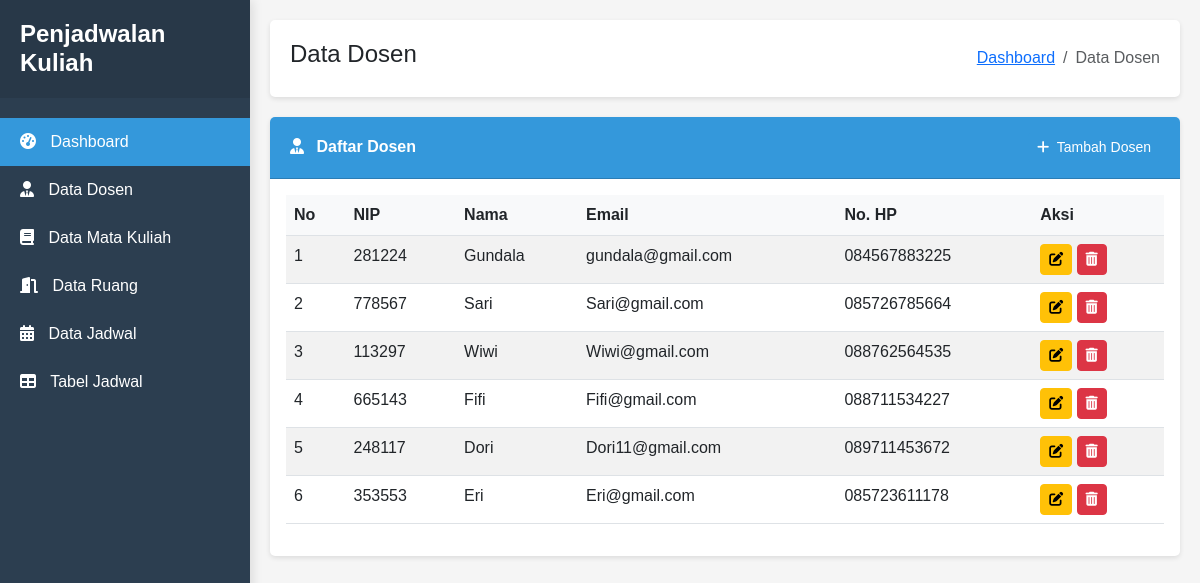
Page /index.php/dosen on the committed database.
### tables this page shows
CREATE TABLE `dosen` (
  `id` int(11) NOT NULL,
  `nip` varchar(20) NOT NULL,
  `nama` varchar(100) NOT NULL,
  `email` varchar(100) NOT NULL,
  `no_hp` varchar(15) NOT NULL,
  `created_at` timestamp NOT NULL DEFAULT current_timestamp(),
  `updated_at` timestamp NOT NULL DEFAULT current_timestamp() ON UPDATE current_timestamp()
);

### application/controllers/Dosen.php (called while the page is built, shortened)
<?php
class Dosen extends CI_Controller {
    public function __construct() {
        $this->load->model('Dosen_model');
        $this->load->library(['form_validation', 'session']);
        $this->load->database();
    }
    public function index() {
        $data['title'] = 'Data Dosen';
        $data['dosen'] = $this->Dosen_model->get_all();
        $data['message'] = $this->session->flashdata('message');
        $this->load->view('templates/header', $data);
        $this->load->view('templates/sidebar');
        $this->load->view('dosen/index', $data);
        $this->load->view('templates/footer');
    }
}

### index.php (called while the page is built, shortened)
<?php
require_once BASEPATH.'core/CodeIgniter.php';

### application/models/Dosen_model.php (called while the page is built, shortened)
<?php
class Dosen_model extends CI_Model {
    private $table = 'dosen';
    public function get_all() {
        return $this->db->get($this->table)->result();
    }
}

### application/views/dosen/index.php (the view, shortened to what this page needs)
<div class="card">
    <div class="card-header d-flex justify-content-between align-items-center">
        <span><i class="fas fa-user-tie me-2"></i> Daftar Dosen</span>
        <a href="<?= base_url('dosen/add') ?>" class="btn btn-sm btn-primary">
            <i class="fas fa-plus me-1"></i> Tambah Dosen
        </a>
    </div>
    <div class="card-body">
        <div class="table-responsive">
            <table class="table table-striped table-hover">
                <thead>
                    <tr>
                        <th>No</th>
                        <th>NIP</th>
                        <th>Nama</th>
                        <th>Email</th>
                        <th>No. HP</th>
                        <th>Aksi</th>
                    </tr>
                </thead>
                <tbody>
                    <?php if (empty($dosen)): ?>
                    <tr>
                        <td colspan="6" class="text-center">Tidak ada data dosen</td>
                    </tr>
                    <?php else: ?>
                    <?php $no = 1; foreach ($dosen as $row): ?>
                    <tr>
                        <td><?= $no++ ?></td>
                        <td><?= $row->nip ?></td>
                        <td><?= $row->nama ?></td>
                        <td><?= $row->email ?></td>
                        <td><?= $row->no_hp ?></td>
                        <td>
                            <a href="<?= base_url('dosen/edit/'.$row->id) ?>" class="btn btn-sm btn-warning" data-bs-toggle="tooltip" title="Edit">
                                <i class="fas fa-edit"></i>
                            </a>
                            <a href="<?= base_url('dosen/delete/'.$row->id) ?>" class="btn btn-sm btn-danger" onclick="return confirm('Apakah Anda yakin ingin menghapus data ini?')" data-bs-toggle="tooltip" title="Hapus">
                                <i class="fas fa-trash-alt"></i>
                            </a>
                        </td>
                    </tr>
                    <?php endforeach; ?>
                    <?php endif; ?>
                </tbody>
            </table>
        </div>
    </div>
</div>

### application/views/templates/header.php (shortened to what this page needs)
<!DOCTYPE html>
<html lang="id">
<head>
    <link href="https://cdn.jsdelivr.net/npm/bootstrap@5.3.0/dist/css/bootstrap.min.css" rel="stylesheet">
    <link href="https://cdnjs.cloudflare.com/ajax/libs/font-awesome/6.4.0/css/all.min.css" rel="stylesheet">
</head>
<body>
    <div class="wrapper">

### application/views/templates/sidebar.php (shortened to what this page needs)
<?php
$current_segment = isset($uri) ? $uri->segment(1) : '';
$current_segment2 = isset($uri) ? $uri->segment(2) : '';
$title = isset($title) ? $title : 'Dashboard';
?>
<nav class="sidebar">
    <div class="sidebar-header">
        <h3>Penjadwalan Kuliah</h3>
    </div>
    <ul class="list-unstyled components">
        <li>
            <a href="<?= base_url('dashboard') ?>" class="<?= ($current_segment == 'dashboard' || $current_segment == '') ? 'active' : '' ?>">
                <i class="fas fa-tachometer-alt"></i> Dashboard
            </a>
        </li>
        <li>
            <a href="<?= base_url('dosen') ?>" class="<?= ($current_segment == 'dosen') ? 'active' : '' ?>">
                <i class="fas fa-user-tie"></i> Data Dosen
            </a>
        </li>
        <li>
            <a href="<?= base_url('matakuliah') ?>" class="<?= ($current_segment == 'matakuliah') ? 'active' : '' ?>">
                <i class="fas fa-book"></i> Data Mata Kuliah
            </a>
        </li>
        <li>
            <a href="<?= base_url('ruang') ?>" class="<?= ($current_segment == 'ruang') ? 'active' : '' ?>">
                <i class="fas fa-door-open"></i> Data Ruang
            </a>
        </li>
        <li>
            <a href="<?= base_url('jadwal') ?>" class="<?= ($current_segment == 'jadwal' && $current_segment2 != 'tabel_mingguan') ? 'active' : '' ?>">
                <i class="fas fa-calendar-alt"></i> Data Jadwal
            </a>
        </li>
        <li>
            <a href="<?= base_url('jadwal/tabel_mingguan') ?>" class="<?= ($current_segment == 'jadwal' && $current_segment2 == 'tabel_mingguan') ? 'active' : '' ?>">
                <i class="fas fa-table"></i> Tabel Jadwal
            </a>
        </li>
    </ul>
</nav>
<div class="content">
    <div class="page-header d-flex justify-content-between align-items-center">
        <h4><?= $title ?></h4>
        <nav aria-label="breadcrumb">
            <ol class="breadcrumb mb-0">
                <li class="breadcrumb-item"><a href="<?= base_url('dashboard') ?>">Dashboard</a></li>
                <li class="breadcrumb-item active"><?= $title ?></li>
            </ol>
        </nav>
    </div>

### application/views/templates/footer.php (shortened to what this page needs)
</div>
</div>
</body>
</html>

### application/views/templates/header.php (style rules this page uses)
:root { --primary-color: #3498db; --secondary-color: #2c3e50; --light-color: #f8f9fa; --dark-color: #343a40; }
body { font-family: 'Poppins', sans-serif; background-color: #f5f5f5; }
.sidebar { background-color: var(--secondary-color); min-height: 100vh; position: fixed; left: 0; top: 0; width: 250px; color: white; transition: all 0.3s; box-shadow: 3px 0 10px rgba(0, 0, 0, 0.1); z-index: 999; }
.sidebar-header { padding: 20px; background-color: rgba(0, 0, 0, 0.1); }
.sidebar-header h3 { margin: 0; font-size: 1.5rem; font-weight: bold; }
.sidebar ul.components { padding: 20px 0; }
.sidebar ul li a { padding: 12px 20px; display: block; color: white; text-decoration: none; transition: all 0.3s; }
.sidebar ul li a.active { background-color: var(--primary-color); color: white; }
.sidebar ul li a i { margin-right: 10px; }
.content { margin-left: 250px; padding: 20px; transition: all 0.3s; }
.page-header { background-color: white; padding: 20px; margin-bottom: 20px; border-radius: 5px; box-shadow: 0 2px 5px rgba(0, 0, 0, 0.1); }
.card { border: none; border-radius: 5px; box-shadow: 0 2px 5px rgba(0, 0, 0, 0.1); margin-bottom: 20px; }
.card-header { background-color: var(--primary-color); color: white; font-weight: bold; padding: 15px 20px; border-radius: 5px 5px 0 0; }
.btn-primary { background-color: var(--primary-color); border-color: var(--primary-color); }
.table-striped tbody tr:nth-of-type(odd) { background-color: rgba(0, 0, 0, 0.02); }
.table th { font-weight: bold; background-color: #f8f9fa; }

### rows in the picture
dosen: nip "281224", nama "Gundala", email "gundala@gmail.com", no_hp "084567883225"
dosen: nip "778567", nama "Sari", email "Sari@gmail.com", no_hp "085726785664"
dosen: nip "113297", nama "Wiwi", email "Wiwi@gmail.com", no_hp "088762564535"
dosen: nip "665143", nama "Fifi", email "Fifi@gmail.com", no_hp "088711534227"
dosen: nip "248117", nama "Dori", email "Dori11@gmail.com", no_hp "089711453672"
dosen: nip "353553", nama "Eri", email "Eri@gmail.com", no_hp "085723611178"

### other values in the picture
$title "Data Dosen"
